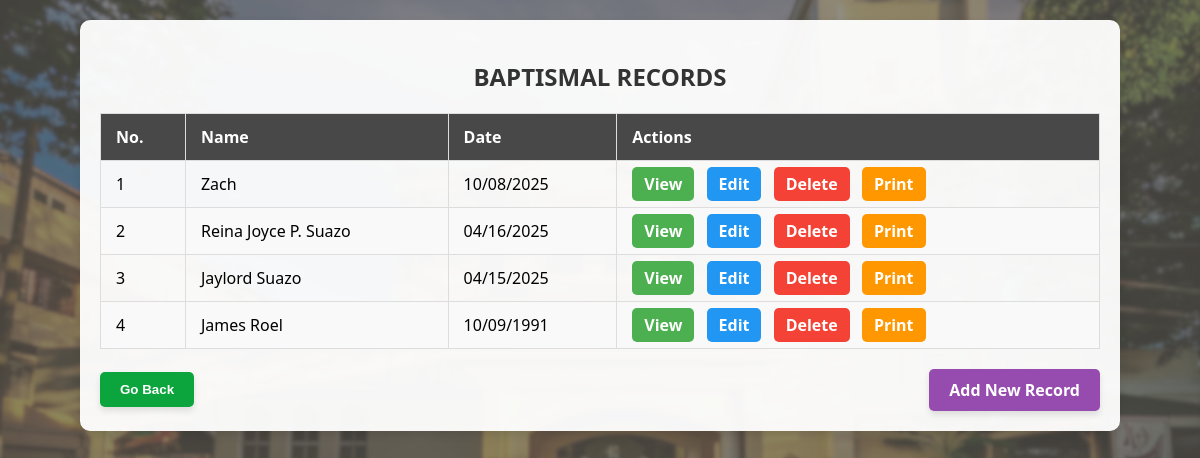
Page /baptismalRec.php on the committed database.
### tables this page shows
CREATE TABLE IF NOT EXISTS `baptismal_records` (
  `id` int NOT NULL AUTO_INCREMENT,
  `child_name` varchar(255) NOT NULL,
  `dob` date NOT NULL,
  `birth_place` varchar(255) NOT NULL,
  `gender` varchar(20) NOT NULL,
  `baptism_date` date NOT NULL,
  `father_name` varchar(255) NOT NULL,
  `mother_name` varchar(255) NOT NULL,
  `address` varchar(255) NOT NULL,
  `godparents` varchar(255) NOT NULL,
  `priest_name` varchar(255) NOT NULL,
  `baptism_time` time NOT NULL,
  PRIMARY KEY (`id`)
);

### baptismalRec.php (the view, shortened to what this page needs)
<?php
include 'db_config.php';
?>
<!DOCTYPE html>
<html lang="en">
<head>
    <link rel="stylesheet" href="communion.css" />
</head>
<body>
    <div class="form-container">
        <header>
            <h2>BAPTISMAL RECORDS</h2>
        </header>
        <table class="records-table">
            <thead>
                <tr>
                    <th>No.</th>
                    <th>Name</th>
                    <th>Date</th>
                    <th>Actions</th>
                </tr>
            </thead>
            <tbody>
                <?php
                try {
                    $stmt = $pdo->query("SELECT id, child_name, baptism_date FROM baptismal_records ORDER BY baptism_date DESC");
                    $records = $stmt->fetchAll();
                    $count = 1;
                    if ($records) {
                        foreach ($records as $row) {
                            echo "<tr>";
                            echo "<td>" . $count++ . "</td>";
                            echo "<td>" . htmlspecialchars($row['child_name']) . "</td>";
                            echo "<td>" . date('m/d/Y', strtotime($row['baptism_date'])) . "</td>";
                            echo "<td class='action-buttons'>
                                    <a href='baptismView.php?id={$row['id']}' class='btn view-btn'>View</a>
                                    <a href='baptismEdit.php?id={$row['id']}' class='btn edit-btn'>Edit</a>
                                    <a href='baptismDelete.php?id={$row['id']}' class='btn delete-btn' onclick='return confirm(\"Are you sure you want to delete this record?\");'>Delete</a>
                                    <a href='baptismCert.php?id={$row['id']}&type=baptism' class='btn print-btn' target='_blank'>Print</a>
                                  </td>";
                            echo "</tr>";
                        }
                    } else {
                        echo "<tr><td colspan='4'>No records found.</td></tr>";
                    }
                } catch (PDOException $e) {
                    echo "<tr><td colspan='4'>Error fetching records: " . htmlspecialchars($e->getMessage()) . "</td></tr>";
                }
                ?>
            </tbody>
        </table>
        <div style="display: flex; justify-content: space-between; align-items: center; margin-top: 15px; gap: 10px;">
            <button class="btn go-back" onclick="window.location.href='homepage.php'" style="background-color:rgb(12, 165, 61); color: white; border: none; border-radius: 5px; padding: 10px 20px; cursor: pointer; font-weight: bold; box-shadow: 0 4px 6px rgba(0,0,0,0.1); transition: background-color 0.3s ease;">
                Go Back
            </button>
            <a href="baptismReg.php" class="btn add-btn" style="background-color:rgb(150, 76, 175); color: white; border-radius: 5px; padding: 10px 20px; text-decoration: none; font-weight: bold; box-shadow: 0 4px 6px rgba(0,0,0,0.1); transition: background-color 0.3s ease;">
                Add New Record
            </a>
        </div>
    </div>
</body>
</html>

### communion.css (style rules this page uses)
body { background: url('img/bg2.png') no-repeat center center/cover; object-fit: contain; font-family: 'Segoe UI', Tahoma, Geneva, Verdana, sans-serif; margin: 0; padding: 0; }
.form-container { max-width: 1000px; margin: 20px auto; padding: 20px; background-color: rgba(255, 255, 255, 0.95); border-radius: 10px; box-shadow: 0 4px 10px rgba(0,0,0,0.1); overflow-x: auto; }
header h2 { text-align: center; font-weight: 700; margin-bottom: 20px; color: #333; }
.records-table { width: 100%; border-collapse: collapse; margin-bottom: 20px; }
.records-table th, .records-table td { border: 1px solid #ddd; padding: 12px 15px; text-align: left; font-size: 16px; }
.records-table th { background-color: #494849; color: white; font-weight: 600; }
.records-table tbody tr:nth-child(even) { background-color: #f9f9f9; }
.action-buttons a.btn { margin-right: 8px; padding: 6px 12px; border-radius: 5px; text-decoration: none; font-weight: 600; color: white; transition: background-color 0.3s ease; }
.view-btn { background-color: #4caf50; }
.edit-btn { background-color: #2196f3; }
.delete-btn { background-color: #f44336; }
.print-btn { background-color: #ff9800; }
.btn.go-back, .btn.add-btn { padding: 10px 20px; border-radius: 5px; font-weight: bold; box-shadow: 0 4px 6px rgba(0,0,0,0.1); cursor: pointer; border: none; transition: background-color 0.3s ease; }
.btn.go-back { background-color: rgb(12, 165, 61); color: white; }
.btn.add-btn { background-color: rgb(43, 42, 43); color: white; text-decoration: none; display: inline-block; }

### rows in the picture
baptismal_records: child_name "Zach", baptism_date "10/08/2025"
baptismal_records: child_name "Reina Joyce P. Suazo", baptism_date "04/16/2025"
baptismal_records: child_name "Jaylord Suazo", baptism_date "04/15/2025"
baptismal_records: child_name "James Roel", baptism_date "10/09/1991"
